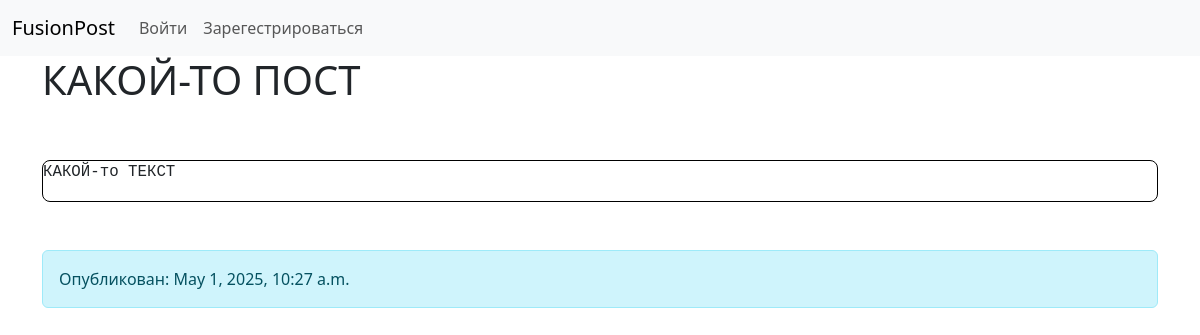
Page /blogs/text_post_detail/1 on the committed database.
### blogs/models.py (models this page shows, shortened)
class TextPost(models.Model):
    author = models.ForeignKey(settings.AUTH_USER_MODEL, on_delete=models.CASCADE, related_name='blog_text_posts')
    image = models.ImageField(blank=True, upload_to='posts/%Y/%m/%d/')
    title = models.CharField(max_length=50)
    body = models.CharField(blank=True)
    publish = models.DateTimeField(default=timezone.now)
    private = models.BooleanField(default=False)
    class Meta:
        ordering = ['-publish']
        indexes = [models.Index(fields=['-publish'])]

### blogs/views.py (the view)
# urls.py: path('text_post_detail/<int:text_post_id>', views.text_post_detail, name='text_post_detail'),
def text_post_detail(request, text_post_id):
    return render(request, 'posts/text_post_detail.html', {"text_post": TextPost.objects.get(id=text_post_id)})

### blogs/templates/posts/text_post_detail.html (shortened to what this page needs)
{% extends "base.html" %}
{% block body %}
    <h1>{{ text_post.title }}</h1>
    <br><br>
    {% if text_post.body %}
        <div class="border border-black rounded-3" style="font-size:  large;">
            <pre>{{ text_post.body }}</pre>
        </div>
    {% endif %}
    <br><br>
    <div class="alert alert-info" role="alert">
        Опубликован: {{ text_post.publish }}
      </div>
{% endblock %}

### rows in the picture
TextPost: title "КАКОЙ-ТО ПОСТ", body "КАКОЙ-то ТЕКСТ", publish "May 1, 2025, 10:27 a.m."
